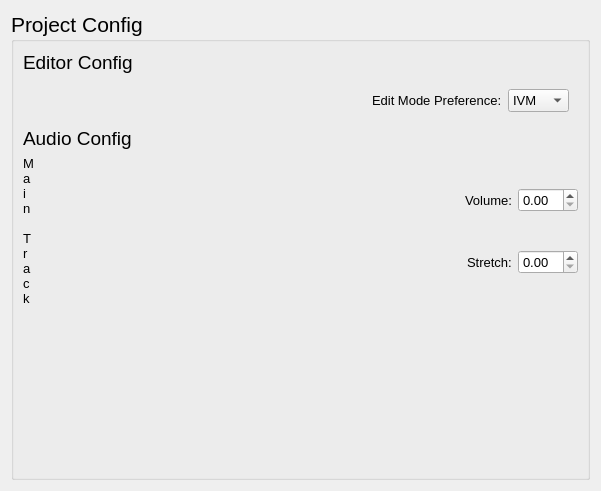
<?xml version="1.0" encoding="UTF-8"?>
<ui version="4.0">
 <class>ProjectConfig</class>
 <widget class="QWidget" name="ProjectConfig">
  <property name="geometry">
   <rect>
    <x>0</x>
    <y>0</y>
    <width>601</width>
    <height>491</height>
   </rect>
  </property>
  <property name="windowTitle">
   <string>Form</string>
  </property>
  <layout class="QHBoxLayout" name="horizontalLayout">
   <item>
    <widget class="QGroupBox" name="groupBox">
     <property name="font">
      <font>
       <pointsize>16</pointsize>
      </font>
     </property>
     <property name="title">
      <string>Project Config</string>
     </property>
     <layout class="QVBoxLayout" name="verticalLayout_4">
      <item>
       <layout class="QVBoxLayout" name="verticalLayout">
        <item>
         <widget class="QLabel" name="editor_config_title">
          <property name="font">
           <font>
            <pointsize>14</pointsize>
           </font>
          </property>
          <property name="text">
           <string>Editor Config</string>
          </property>
         </widget>
        </item>
        <item>
         <widget class="QWidget" name="editmode_widget" native="true">
          <layout class="QHBoxLayout" name="horizontalLayout_2">
           <item>
            <spacer name="horizontalSpacer">
             <property name="orientation">
              <enum>Qt::Orientation::Horizontal</enum>
             </property>
             <property name="sizeHint" stdset="0">
              <size>
               <width>361</width>
               <height>20</height>
              </size>
             </property>
            </spacer>
           </item>
           <item>
            <widget class="QLabel" name="editmode_label">
             <property name="font">
              <font>
               <pointsize>10</pointsize>
              </font>
             </property>
             <property name="text">
              <string>Edit Mode Preference:</string>
             </property>
            </widget>
           </item>
           <item>
            <widget class="QComboBox" name="editmode_preference_selection">
             <property name="font">
              <font>
               <pointsize>10</pointsize>
              </font>
             </property>
             <item>
              <property name="text">
               <string>IVM</string>
              </property>
             </item>
             <item>
              <property name="text">
               <string>MMM</string>
              </property>
             </item>
            </widget>
           </item>
          </layout>
         </widget>
        </item>
       </layout>
      </item>
      <item>
       <layout class="QVBoxLayout" name="verticalLayout_3">
        <item>
         <widget class="QLabel" name="audio_config_title">
          <property name="font">
           <font>
            <pointsize>14</pointsize>
           </font>
          </property>
          <property name="text">
           <string>Audio Config</string>
          </property>
         </widget>
        </item>
        <item>
         <layout class="QHBoxLayout" name="horizontalLayout_5">
          <item>
           <widget class="QLabel" name="maintrack_label">
            <property name="font">
             <font>
              <pointsize>10</pointsize>
             </font>
            </property>
            <property name="text">
             <string>M&lt;br&gt;a&lt;br&gt;i&lt;br&gt;n&lt;br&gt; &lt;br&gt;T&lt;br&gt;r&lt;br&gt;a&lt;br&gt;c&lt;br&gt;k</string>
            </property>
            <property name="textFormat">
             <enum>Qt::TextFormat::RichText</enum>
            </property>
           </widget>
          </item>
          <item>
           <layout class="QVBoxLayout" name="verticalLayout_2">
            <item>
             <layout class="QHBoxLayout" name="horizontalLayout_3">
              <item>
               <spacer name="horizontalSpacer_2">
                <property name="orientation">
                 <enum>Qt::Orientation::Horizontal</enum>
                </property>
                <property name="sizeHint" stdset="0">
                 <size>
                  <width>40</width>
                  <height>20</height>
                 </size>
                </property>
               </spacer>
              </item>
              <item>
               <widget class="QLabel" name="maintrack_volume_label">
                <property name="font">
                 <font>
                  <pointsize>10</pointsize>
                 </font>
                </property>
                <property name="text">
                 <string>Volume:</string>
                </property>
               </widget>
              </item>
              <item>
               <widget class="QDoubleSpinBox" name="maintrack_volume_spinbox">
                <property name="font">
                 <font>
                  <pointsize>10</pointsize>
                 </font>
                </property>
               </widget>
              </item>
             </layout>
            </item>
            <item>
             <layout class="QHBoxLayout" name="horizontalLayout_4">
              <item>
               <spacer name="horizontalSpacer_3">
                <property name="orientation">
                 <enum>Qt::Orientation::Horizontal</enum>
                </property>
                <property name="sizeHint" stdset="0">
                 <size>
                  <width>40</width>
                  <height>20</height>
                 </size>
                </property>
               </spacer>
              </item>
              <item>
               <widget class="QLabel" name="maintrack_stretch_label">
                <property name="font">
                 <font>
                  <pointsize>10</pointsize>
                 </font>
                </property>
                <property name="text">
                 <string>Stretch:</string>
                </property>
               </widget>
              </item>
              <item>
               <widget class="QDoubleSpinBox" name="maintrack_stretch_spinbox">
                <property name="font">
                 <font>
                  <pointsize>10</pointsize>
                 </font>
                </property>
               </widget>
              </item>
             </layout>
            </item>
           </layout>
          </item>
         </layout>
        </item>
       </layout>
      </item>
      <item>
       <spacer name="verticalSpacer">
        <property name="orientation">
         <enum>Qt::Orientation::Vertical</enum>
        </property>
        <property name="sizeHint" stdset="0">
         <size>
          <width>20</width>
          <height>40</height>
         </size>
        </property>
       </spacer>
      </item>
     </layout>
    </widget>
   </item>
  </layout>
 </widget>
 <resources/>
 <connections/>
</ui>
